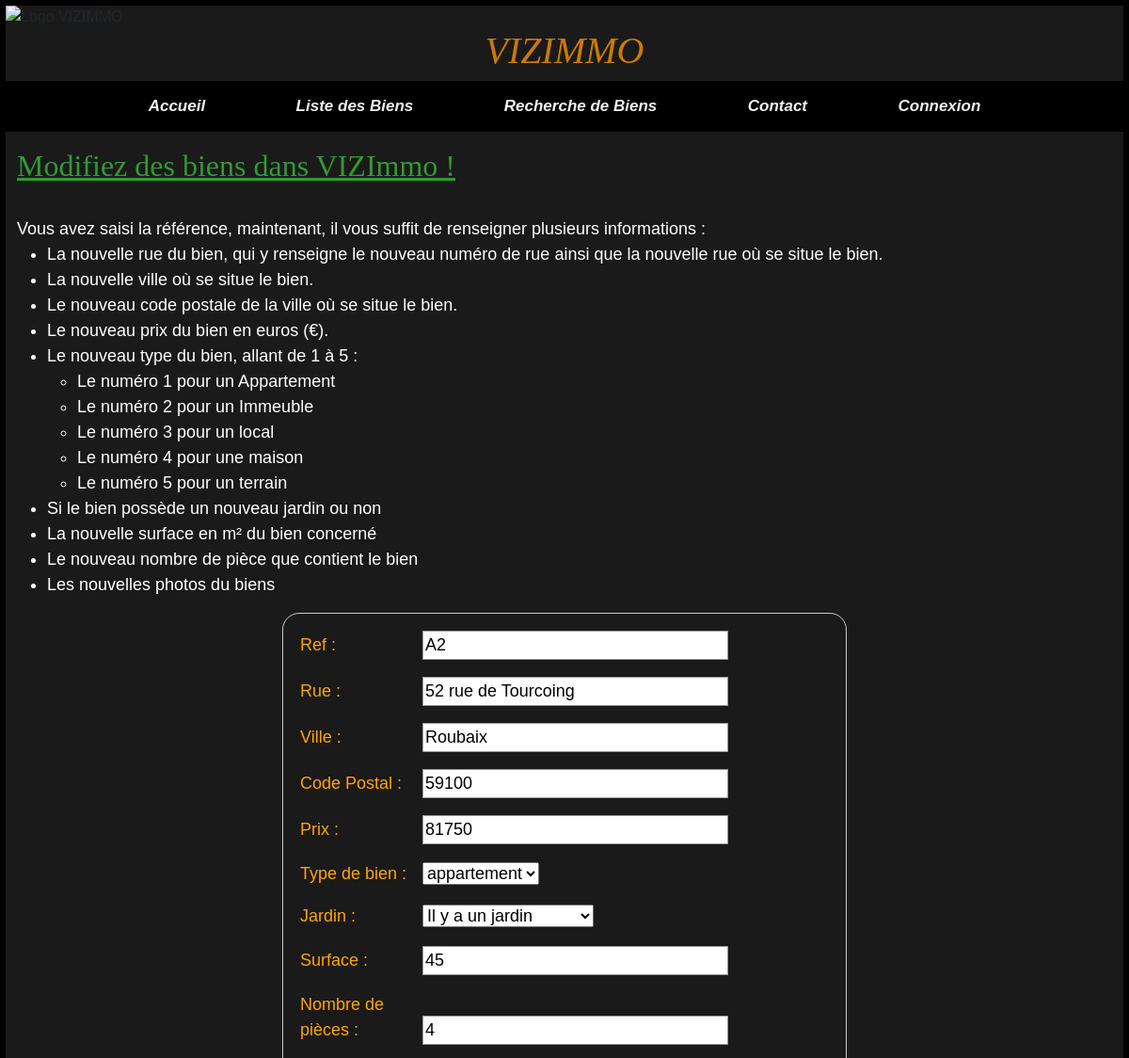
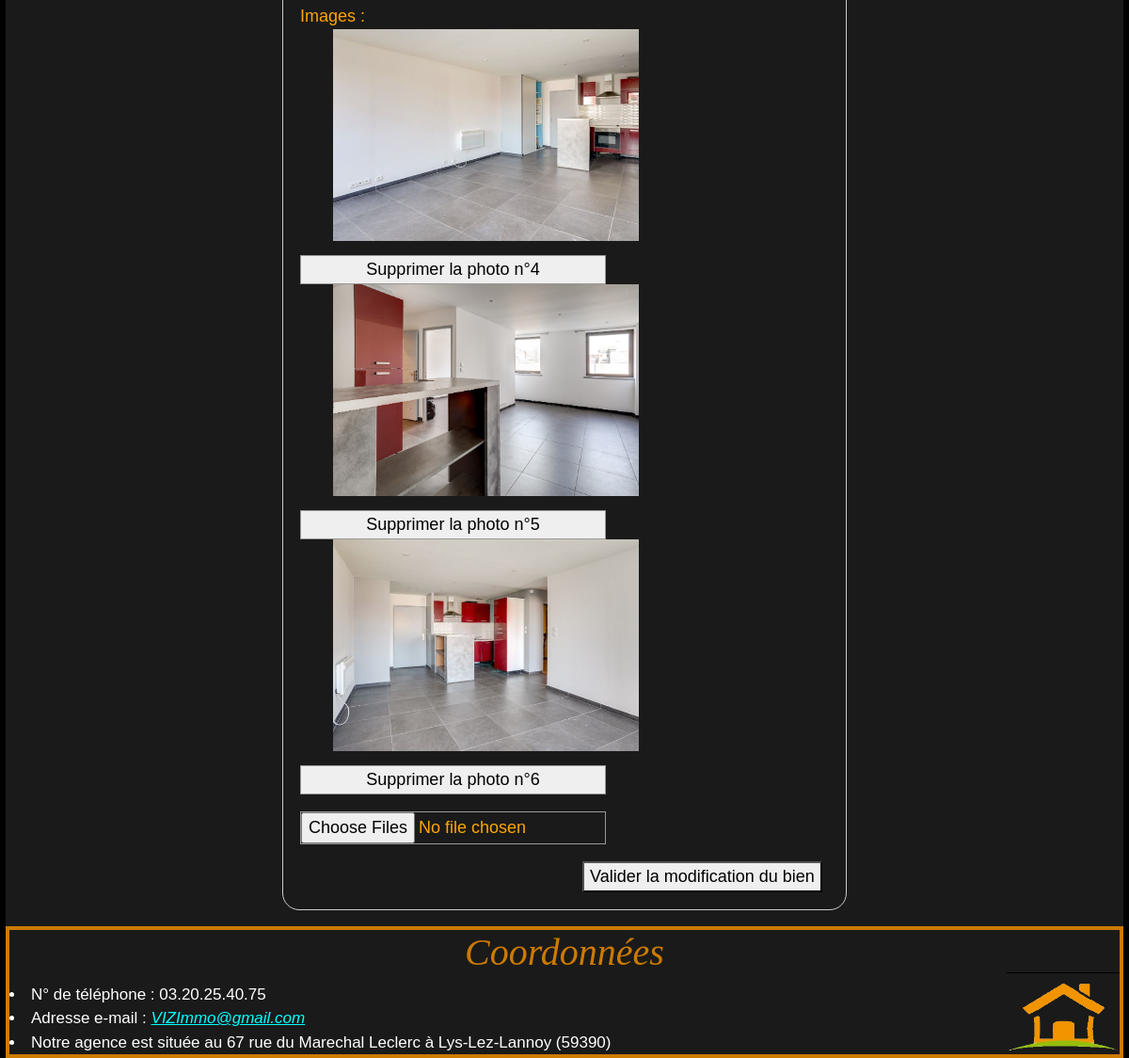
Screenshot of /VIZImmo/appli/vuescontroleurs/fonctionnalites/voirLeBienAModifier.php?lesRefs=A2 with the database file from the repository (2 pictures, top to bottom).
### tables this page shows
CREATE TABLE `bien` (
  `ref` varchar(5) NOT NULL,
  `rue` varchar(35) NOT NULL,
  `cp` varchar(5) NOT NULL,
  `ville` varchar(25) NOT NULL,
  `prix` int(9) NOT NULL,
  `type` int(2) NOT NULL,
  `jardin` tinyint(1) DEFAULT NULL,
  `surface` int(6) DEFAULT NULL,
  `nbpiece` int(3) DEFAULT NULL
);

CREATE TABLE `images` (
  `id` int(3) NOT NULL,
  `ref` varchar(5) NOT NULL,
  `codeimg` varchar(70) NOT NULL
);

### VIZImmo/appli/modeles/mesFonctionsAccesAuxDonnees.php (called while the page is built, shortened)
<?php
function connexionBDD() {
    $bdd = 'mysql:host=localhost;dbname=vizimmo';
    $user = 'APMission3';
    $password = 'VIZImmo';
    try {
        $ObjConnexion = new PDO($bdd, $user, $password, array(
            PDO::MYSQL_ATTR_INIT_COMMAND => "SET NAMES utf8"));
    } catch (PDOException $e) {
        echo $e->getMessage();
    }return $ObjConnexion;
}
function donneLesTypesDeBiens($pdo){
    $monObjPdoStatement=$pdo->prepare("Select id, libelle From typebien");
    $executionOK = $monObjPdoStatement->execute();
    $lesTypes = $monObjPdoStatement->fetchAll();
    return $lesTypes;
}
function donneLeBien($pdo , $ref){
    $monObjPdoStatement=$pdo->prepare('SELECT ref,rue,ville,cp,prix,typebien.libelle,type,jardin,surface,nbpiece '
            . 'FROM bien JOIN typebien ON bien.type = typebien.id WHERE ref=:ref');
    $bvc1=$monObjPdoStatement->bindValue(':ref',$ref);
    $execution = $monObjPdoStatement->execute();
    $leBien = $monObjPdoStatement->fetch();
    return $leBien;
}
function donneLesImages($pdo, $ref){
    $monObjPdoStatement=$pdo->prepare('SELECT id,codeimg FROM images WHERE ref=:ref');
    $bvc1=$monObjPdoStatement->bindValue(':ref',$ref);
    $execution = $monObjPdoStatement->execute();
    $image = $monObjPdoStatement->fetchAll();
    return $image;
}

### VIZImmo/appli/vuescontroleurs/fonctionnalites/voirLeBienAModifier.php (the view, shortened to what this page needs)
<html class="html" lang="fr">
    <head>
        <link rel="stylesheet" type="text/css" href="../../css/style.css"/>
        <link href="https://cdn.jsdelivr.net/npm/bootstrap@5.0.0-beta2/dist/css/bootstrap.min.css"
              rel="stylesheet"
>
    </head>
    <body>
        <section>
        <?php include ('../../inc/entete.inc'); ?>
        <?php
        if (isset($_SESSION['username'])) {
            include ('../../inc/menuFonctionnalitesAgent.inc');
        }else {
            include ('../../inc/menuIndex.inc');
        }?>
            <div class ="container-fluid">
                <div class="row">
                    <div class="col">
                        <h2>Modifiez des biens dans VIZImmo !</h2>
                        <br/>
                        Vous avez saisi la référence, maintenant,
                        il vous suffit de renseigner plusieurs informations :
                        <br/>
                        <ul>
                            <li> La nouvelle rue du bien, qui y renseigne le nouveau numéro de rue
                                ainsi que la nouvelle rue où se situe le bien.</li>
                            <li> La nouvelle ville où se situe le bien.</li>
                            <li> Le nouveau code postale de la ville où se situe le bien.</li>
                            <li> Le nouveau prix du bien en euros (€).</li>
                            <li> Le nouveau type du bien, allant de 1 à 5 :</li>
                            <ul>
                                <li> Le numéro 1 pour un Appartement</li>
                                <li> Le numéro 2 pour un Immeuble</li>
                                <li> Le numéro 3 pour un local</li>
                                <li> Le numéro 4 pour une maison</li>
                                <li> Le numéro 5 pour un terrain</li>
                            </ul>
                            <li> Si le bien possède un nouveau jardin ou non </li>
                            <li> La nouvelle surface en m² du bien concerné </li>
                            <li> Le nouveau nombre de pièce que contient le bien </li>
                            <li> Les nouvelles photos du biens </li>
                        </ul>
                    </div>
                </div>
                <?php
                include_once '../../modeles/mesFonctionsAccesAuxDonnees.php';
                $leBien= donneLeBien(connexionBDD(),$_GET['lesRefs']);
                ?>
                <form name="modification" onsubmit="return confirm('Êtes-vous sûre de modifier ce bien ?');"
                      action="controleSaisiModifier.php?ref = $_GET['lesRefs']" method="post" enctype="multipart/form-data">
                    <div>
                        <label for="ref">Ref :</label>
                        <input type="text" id="ref" name="ref" readonly="readonly" required=""
                               placeholder="Référence du bien" value="<?php echo $leBien['ref']; ?>" >
                    </div>
                    <div>
                        <label for="rue">Rue :</label>
                        <input type="text" id="rue" name="rue" required=""
                               placeholder="Rue ainsi que le numéro" value="<?php echo $leBien['rue']; ?>" >
                    </div>
                    <div>
                        <label for="ville">Ville :</label>
                        <input type="text" id="ville" name="ville" required=""
                               placeholder="Ville du bien" value="<?php echo $leBien['ville']; ?>" >
                    </div>
                    <div>
                        <label for="cp">Code Postal :</label>
                        <input type="text" id="cp" name="cp" required=""
                               placeholder="Code postal du bien" value="<?php echo $leBien['cp']; ?>" >
                    </div>
                    <div>
                        <label for="prix">Prix :</label>
                        <input type="text" id="prix" name="prix" required=""
                               placeholder="Prix du bien" value="<?php echo $leBien['prix']; ?>" >
                    </div>
                    <div>
                        <label for="type">Type de bien :</label>
                        <select id="type" title="Choisissez votre type"
                                name="lestypes" required="">
                            <?php
                            $lesTypes = donneLesTypesDeBiens(connexionBDD());
                            foreach($lesTypes as $unType){
                                if($unType['id'] == $leBien['type']){
                                    echo '<option value="'.$unType['id'].'" selected >'
                                            . ''.$unType['libelle'].'</option>';
                                }
                                else{
                                    echo '<option value="'.$unType['id'].'">'.$unType['libelle'].''
                                            . '</option>';
                                }
                            }
                            ?>
                        </select>
                    </div>
                    <div>
                        <label for="jardin">Jardin :</label>
                        <select id="jardin" title="Choisissez s'il y'a ou non un jardin"
                                name="lesjardins" required="">
                            <option value="1">Il y a un jardin</option>
                        </select>
                    </div>
                    <div>
                        <label for="surface">Surface :</label>
                        <input type="text" id="surface" name="surface" required=""
                               placeholder="Surface du bien en m²" value="<?php echo $leBien['surface']; ?>" >
                    </div>
                    <div>
                        <label for="nbpiece">Nombre de pièces :</label>
                        <input type="text" id="nbpiece" name="nbpiece" required=""
                               placeholder="Nombre de pièces du bien" value="<?php echo $leBien['nbpiece']; ?>" >
                    </div>
                    <div>
                        <label for="images">Images :</label>
                            <?php
                            $lesImages = donneLesImages(connexionBDD(),$_GET['lesRefs']);
                            foreach($lesImages as $image){
                                $id=$image['id'];
                                echo '<img class="image_modifier" src="../'.$image['codeimg'].'"
                                     alt="Photo des biens" value="'.$id.'" >
                                     <input name="supprimerUneImage"
                                     type="submit" value="Supprimer la photo n°'.$id.'"/>';
                            }
                            ?>
                    </div>
                    <div>
                        <input name="nouvelleImage" type="file" multiple="multiple"/>
                    </div>
                    <div class="button">
                        <button type="submit">Valider la modification du bien</button>
                    </div>
                </form>
            </div>
        </section>
        <?php include ('../../inc/piedpage.inc'); ?>
    </body>
</html>

### VIZImmo/appli/css/style.css (style rules this page uses)
html,body { margin: 0px; padding: 0px; background-color:#1a1a1a; border: 3px black solid; display: flex; flex-direction: column; height: 100%; margin: 0; padding: 0; }
h2 { font-family: New Times Roman; color: #339933; font-weight: bold; font-size: 27px; text-decoration: underline; text-align: left; }
section { font-family: Arial; background-color: #1a1a1a; margin:0; padding:0; height:auto; }
form { color:orange; margin: 0 auto; width: 600px; padding: 1em; border: 1px solid #CCC; border-radius: 1em; text-align: left; }
form div + div { margin-top: 1em; }
label { display: inline-block; width: 125px; text-align: left; }
input, textarea { font: 1em sans-serif; width: 325px; box-sizing: border-box; border: 1px solid #999; }
.button { padding-left: 300px; }
button { margin-left: .5em; }
.container-fluid { color: #ffffff; font-size: 18px; font-weight: normal; text-align: left; padding: 12px; margin: 12px; font-family: Arial; padding: 5px; }
.image_modifier { display: flex; height: 225px; width: 325px; margin-left: 35px; margin-bottom: 15px; }

### rows the page displays
bien: ref "A2", rue "52 rue de Tourcoing", ville "Roubaix", cp "59100", prix "81750", surface "45", nbpiece "4"
images: codeimg (picture), supprimerUneImage "Supprimer la photo n°4"
images: codeimg (picture), supprimerUneImage "Supprimer la photo n°5"
images: codeimg (picture), supprimerUneImage "Supprimer la photo n°6"

### other values shown
form field lestypes "appartement"
